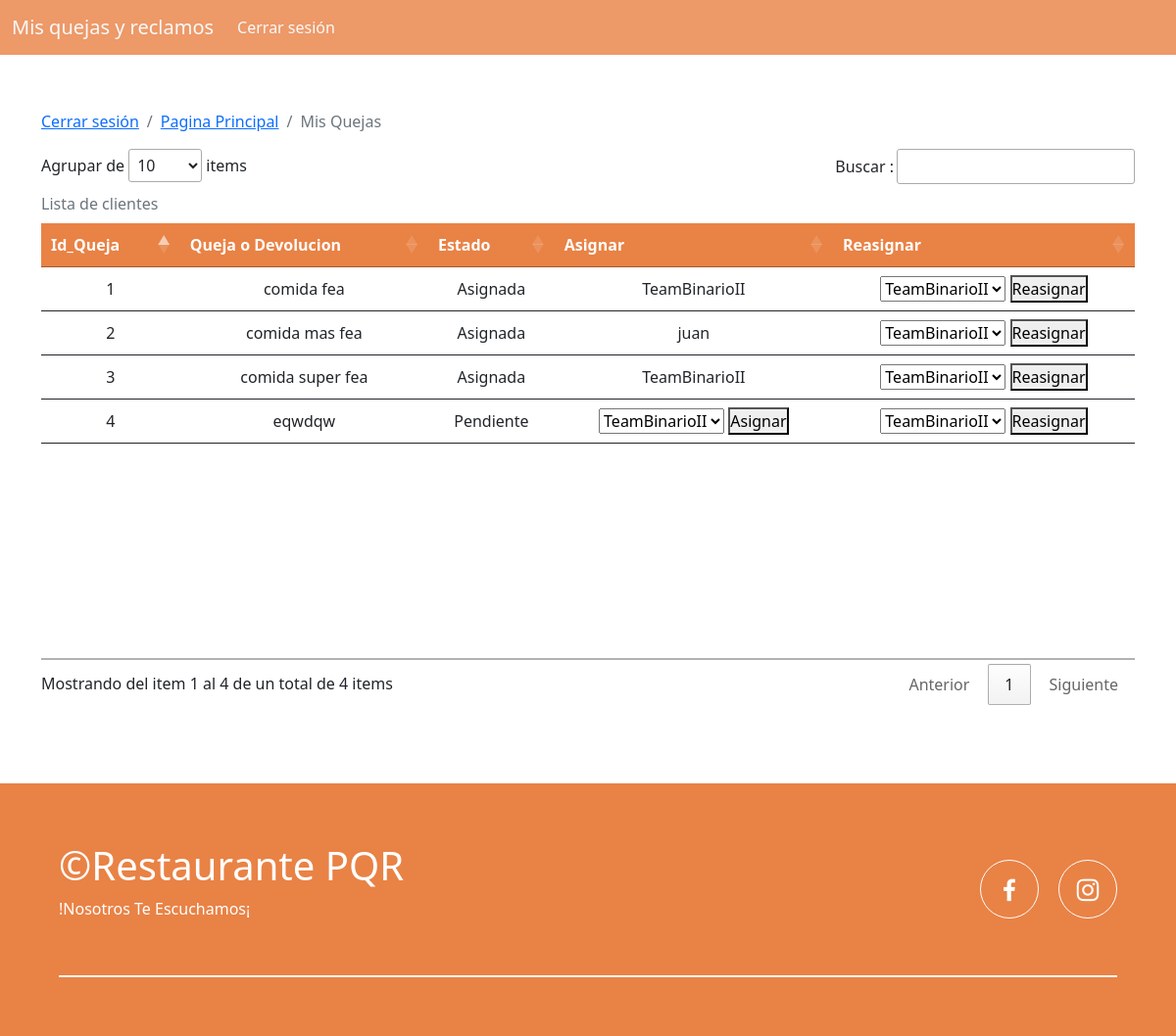
/AsignarQueja.php (signed in), run on the app's committed database.
### tables this page shows
CREATE TABLE `quejas` (
  `id_queja` int(11) NOT NULL,
  `nombre_cliente` varchar(255) NOT NULL,
  `email_cliente` varchar(255) NOT NULL,
  `queja` text NOT NULL,
  `estado` varchar(50) NOT NULL,
  `asignar` int(11) DEFAULT NULL
);

CREATE TABLE `vendedores` (
  `id_vendedor` int(11) NOT NULL,
  `nombre` varchar(50) NOT NULL,
  `telefono` varchar(12) NOT NULL,
  `correo` varchar(100) NOT NULL,
  `contraseña` varchar(20) NOT NULL,
  `imagen` varchar(255) NOT NULL,
  `id_pago` varchar(255) NOT NULL
);

### AsignarQueja.php (the view, shortened to what this page needs)
<!DOCTYPE html>
<html lang="en">
<head>
    <link rel="stylesheet" href="css/estilos.css">
    <link href='https://unpkg.com/boxicons@2.1.4/css/boxicons.min.css' rel='stylesheet'>
    <link rel="stylesheet" href="https://cdn.jsdelivr.net/npm/bootstrap-icons@1.10.5/font/bootstrap-icons.css">
    <link href="https://cdn.jsdelivr.net/npm/bootstrap@5.2.3/dist/css/bootstrap.min.css" rel="stylesheet"
>
    <link rel="stylesheet" href="https://cdn.datatables.net/1.13.4/css/jquery.dataTables.min.css">
</head>
<body>
    <?php include('fragmentos/menuAdministrador.php'); ?>
    <div class="container breadDetalles">
        <nav aria-label="breadcrumb">
            <ol class="breadcrumb">
                <li class="breadcrumb-item linkBreadcrumb"><a href="cerrarsesion.php">Cerrar sesión</a></li>
                <li class="breadcrumb-item linkBreadcrumb"><a href="administrador.php">Pagina Principal</a></li>
                <li class="breadcrumb-item linkBreadcrumb active" aria-current="page">Mis Quejas</li>
            </ol>
        </nav>
    </div>
    <main>
        <div class="container table-responsive tablaR">
            <table class="table" id="example">
                <caption class="caption-top">Lista de clientes</caption>
                <thead class="cabezaTabla">
                    <tr class="container">
                        <th scope="col">Id_Queja</th>
                        <th scope="col">Queja o Devolucion</th>
                        <th scope="col">Estado</th>
                        <th scope="col">Asignar</th>
                        <th scope="col">Reasignar</th>
                    </tr>
                </thead>
                <tbody class="table-group-divider">
    <?php
    include("conexion.php");
    $consulta = "SELECT q.id_queja, q.queja, q.estado, q.asignar, v.nombre AS nombre_vendedor
                FROM quejas q
                LEFT JOIN vendedores v ON q.asignar = v.id_vendedor";
    $bd = mysqli_query($conectado, $consulta);
    while ($bd2 = mysqli_fetch_array($bd)) {
    ?>
        <tr>
            <td><?php echo $bd2['id_queja']; ?></td>
            <td><?php echo $bd2['queja']; ?></td>
            <td><?php echo $bd2['estado']; ?></td>
            <td>
                <?php if ($bd2['estado'] == 'Asignada' && !empty($bd2['nombre_vendedor'])) { ?>
                    <?php echo $bd2['nombre_vendedor']; ?>
                <?php } else { ?>
                    <form action="aQueja.php" method="POST">
                        <select name="id_vendedor">
                            <?php
                            $query_vendedores = "SELECT * FROM vendedores";
                            $result_vendedores = mysqli_query($conectado, $query_vendedores);
                            while ($vendedor = mysqli_fetch_array($result_vendedores)) {
                                echo "<option value='" . $vendedor['id_vendedor'] . "'>" . $vendedor['nombre'] . "</option>";
                            }
                            ?>
                        </select>
                        <button type="submit">Asignar</button>
                    </form>
                <?php } ?>
            </td>
            <td>
                <form action="reasignarQueja.php" method="POST">
                    <select name="id_vendedor">
                        <?php
                        $query_vendedores = "SELECT * FROM vendedores";
                        $result_vendedores = mysqli_query($conectado, $query_vendedores);
                        while ($vendedor = mysqli_fetch_array($result_vendedores)) {
                            echo "<option value='" . $vendedor['id_vendedor'] . "'>" . $vendedor['nombre'] . "</option>";
                        }
                        ?>
                    </select>
                    <button type="submit">Reasignar</button>
                </form>
            </td>
        </tr>
    <?php
    }
    ?>
</tbody>
            </table>
    </main>
    <?php include('fragmentos/footer.php'); ?>
</body>
</html>

### css/estilos.css (style rules this page uses)
* { margin: 0; padding: 0; box-sizing: border-box; }
.breadDetalles { margin-top: 7rem; }
.tablaR { margin-bottom: 5rem; }
:root { scroll-behavior: smooth; }
body { font-family: 'Open Sans', sans-serif; }
tr { text-align: center; }
.table { Width: 75%; margin-left: auto; margin-right: auto; }
.cabezaTabla { background-color: #e98245; color: #fff; }

### data on the page
quejas: id_queja "1", queja "comida fea", estado "Asignada", asignar.nombre "TeamBinarioII"
quejas: id_queja "2", queja "comida mas fea", estado "Asignada", asignar.nombre "juan"
quejas: id_queja "3", queja "comida super fea", estado "Asignada", asignar.nombre "TeamBinarioII"
quejas: id_queja "4", queja "eqwdqw", estado "Pendiente"

### other printed values
form field id_vendedor "TeamBinarioII"
